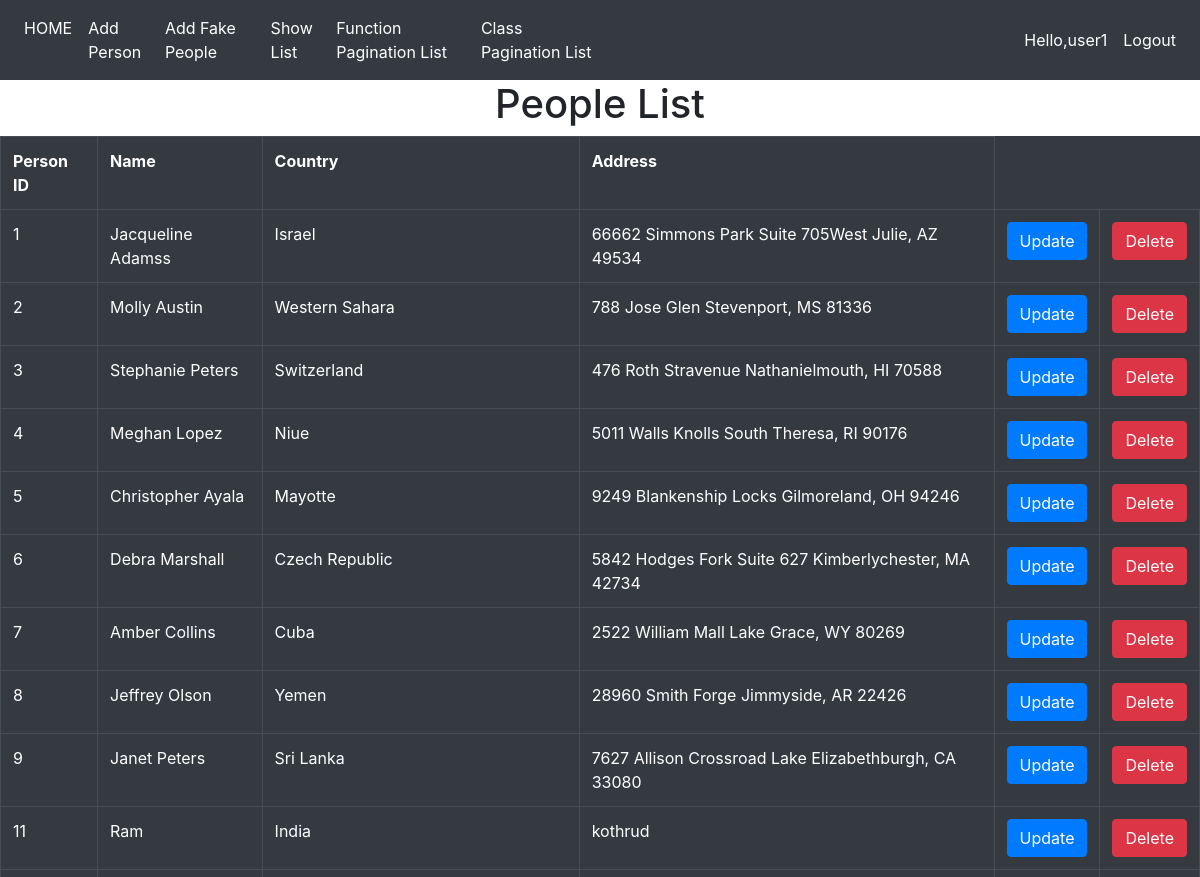
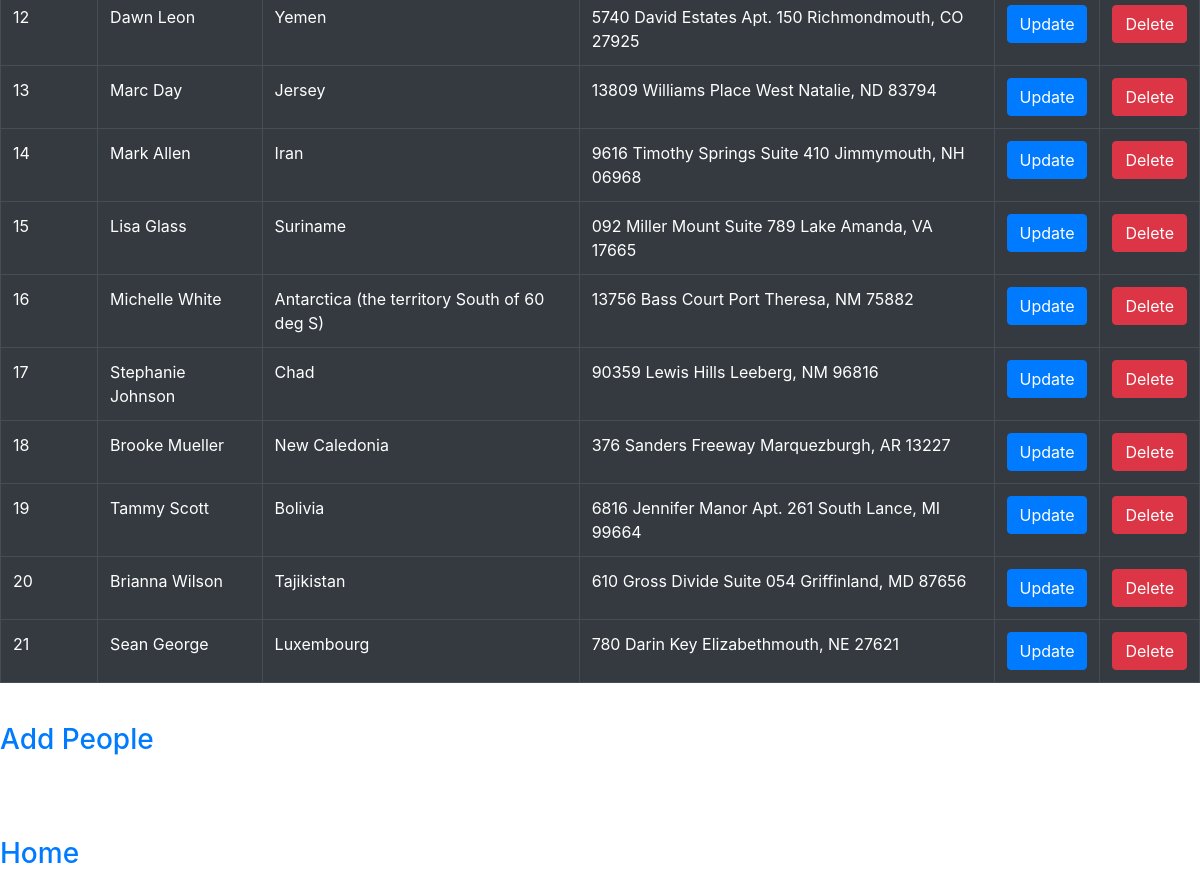
The app's page /app/showlist/ (signed in) with its own data (2 pictures, top to bottom).
### Page_App/models.py (models this page shows, shortened)
class People(models.Model):
    name = models.CharField(max_length=30)
    address = models.CharField(max_length=200)
    country = models.CharField(max_length=70)

### Page_App/views.py (the view)
# urls.py: path('showlist/',showALLview,name='showlist'),
@login_required(login_url='login')
def showALLview(request):
    all_people = People.objects.all()
    context = {'all_people': all_people}
    template_name = 'Page_App/showlist.html'
    return render(request, template_name, context)

### templates/Page_App/showlist.html (shortened to what this page needs)
{% extends 'Page_App/base.html' %}
{% load crispy_forms_tags %}
{% block block2 %}
<h1 style="text-align:center">People List</h1>
<table class="table table-bordered table-dark">
    <tr>
        <th>Person ID</th>
        <th>Name</th>
        <th>Country</th>
        <th>Address</th>
    </tr>
    {% for people in all_people %}
    <tr>
         <td>{{people.id}}</td>
         <td>{{people.name}}</td>
         <td>{{people.country}}</td>
         <td>{{people.address}}</td>
         <td><a href="{% url 'update' people.id %}"><button class="btn btn-primary">Update</button></a></td>
         <td><a href="{% url 'delete' people.id %}"><button class="btn btn-danger">Delete</button></a></td>
    </tr>
    {% endfor %}
</table>
<br>
<h3><a href="{% url 'submitform' %}">Add People</a></h3><br><br>
<br>
<h3><a href="{% url 'base' %}">Home</a></h3>
{% endblock %}

### templates/Page_App/base.html (shortened to what this page needs)
<!DOCTYPE html>
<html lang="en">
<head>
    <link rel="stylesheet" href="https://cdn.jsdelivr.net/npm/bootstrap@4.6.0/dist/css/bootstrap.min.css">
</head>
<body>
<nav class="navbar navbar-expand-md navbar-dark bg-dark">
    <div class="navbar-collapse collapse w-100 order-1 order-md-0 dual-collapse2">
        <ul class="navbar-nav mr-auto">
            <li class="nav-item active">
                <a class="nav-link" href="{% url 'base' %}">HOME</a>
            </li>
            <li class="nav-item active">
                <a class="nav-link" href="{% url 'submitform'%}">Add Person</a>
            </li>
            <li class="nav-item active">
                <a class="nav-link" href="{% url 'addPeople'%}">Add Fake People</a>
            </li>
            <li class="nav-item active">
                <a class="nav-link" href="{% url 'showlist'%}">Show List</a>
            </li>
             <li class="nav-item active">
                <a class="nav-link" href="{% url 'page-function'%}">Function Pagination List</a>
            </li>
            <li class="nav-item active">
                <a class="nav-link" href="{% url 'page-class'%}">Class Pagination List</a>
            </li>
        </ul>
    </div>
    <div class="navbar-collapse collapse w-100 order-3 dual-collapse2">
        <ul class="navbar-nav ml-auto">
            {% if user.is_authenticated %}
            <li class="nav-item active">
                <a class="nav-link" >Hello,{{user.username}}</a>
            </li>
            <li class="nav-item active">
                <a class="nav-link" href="{% url 'logout'%}">Logout</a>
            </li>
            {% endif %}
        </ul>
    </div>
</nav>
{% block block2 %}{% endblock %}
</body>
</html>

### records on screen
People: id "1", name "Jacqueline Adamss", country "Israel", address "66662 Simmons Park Suite 705West Julie, AZ 49534"
People: id "2", name "Molly Austin", country "Western Sahara", address "788 Jose Glen Stevenport, MS 81336"
People: id "3", name "Stephanie Peters", country "Switzerland", address "476 Roth Stravenue Nathanielmouth, HI 70588"
People: id "4", name "Meghan Lopez", country "Niue", address "5011 Walls Knolls South Theresa, RI 90176"
People: id "5", name "Christopher Ayala", country "Mayotte", address "9249 Blankenship Locks Gilmoreland, OH 94246"
People: id "6", name "Debra Marshall", country "Czech Republic", address "5842 Hodges Fork Suite 627 Kimberlychester, MA 42734"
People: id "7", name "Amber Collins", country "Cuba", address "2522 William Mall Lake Grace, WY 80269"
People: id "8", name "Jeffrey Olson", country "Yemen", address "28960 Smith Forge Jimmyside, AR 22426"
People: id "9", name "Janet Peters", country "Sri Lanka", address "7627 Allison Crossroad Lake Elizabethburgh, CA 33080"
People: id "11", name "Ram", country "India", address "kothrud"
People: id "12", name "Dawn Leon", country "Yemen", address "5740 David Estates Apt. 150 Richmondmouth, CO 27925"
People: id "13", name "Marc Day", country "Jersey", address "13809 Williams Place West Natalie, ND 83794"
People: id "14", name "Mark Allen", country "Iran", address "9616 Timothy Springs Suite 410 Jimmymouth, NH 06968"
People: id "15", name "Lisa Glass", country "Suriname", address "092 Miller Mount Suite 789 Lake Amanda, VA 17665"
People: id "16", name "Michelle White", country "Antarctica (the territory South of 60 deg S)", address "13756 Bass Court Port Theresa, NM 75882"
People: id "17", name "Stephanie Johnson", country "Chad", address "90359 Lewis Hills Leeberg, NM 96816"
People: id "18", name "Brooke Mueller", country "New Caledonia", address "376 Sanders Freeway Marquezburgh, AR 13227"
People: id "19", name "Tammy Scott", country "Bolivia", address "6816 Jennifer Manor Apt. 261 South Lance, MI 99664"
People: id "20", name "Brianna Wilson", country "Tajikistan", address "610 Gross Divide Suite 054 Griffinland, MD 87656"
People: id "21", name "Sean George", country "Luxembourg", address "780 Darin Key Elizabethmouth, NE 27621"

### other values on screen
{{ user.username }} "user1"
